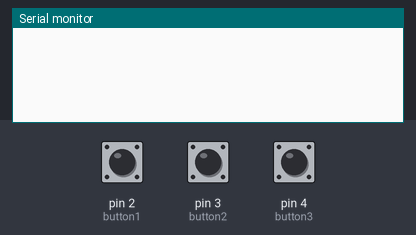
This sketch was run on a simulated Arduino Uno, built with avr-gcc and run on an emulated ATmega328P. On the bench: the last lines printed to the serial monitor. The test bench sets the inputs (shaded band); at power-on: pin 2 (button1) HIGH, pin 3 (button2) HIGH, pin 4 (button3) HIGH.

Above: at 1.2 s.
1.3 s: pin 2 (button1) pulled LOW for 0.15 s
At 1.9 s:
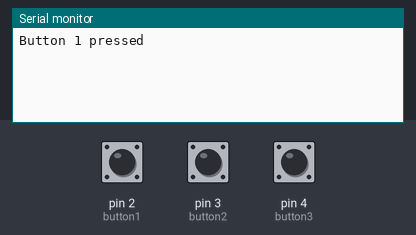
2.9 s: pin 3 (button2) pulled LOW for 0.15 s
At 4.5 s:
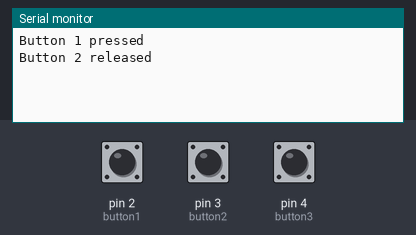
4.8 s: pin 4 (button3) pulled LOW for 0.15 s
At 6.1 s:
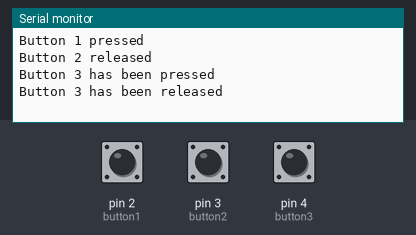

Measured:
- after the input at 1.3 s, the serial monitor: prints a new line at once (image 1)
- after the input at 2.9 s, the serial monitor: prints a new line after 0.50 s (image 2)
- after the input at 4.8 s, the serial monitor: prints a new line at once (image 3)

The sketch:

basic_usage.ino
```cpp
#include <Button.h>

Button button1(2); // Connect your button between pin 2 and GND
Button button2(3); // Connect your button between pin 3 and GND
Button button3(4); // Connect your button between pin 4 and GND

void setup() {
	button1.begin();
	button2.begin();
	button3.begin();

	while (!Serial) { }; // for Leos
	Serial.begin(9600);
}

void loop() {
	if (button1.pressed())
		Serial.println("Button 1 pressed");

	if (button2.released())
		Serial.println("Button 2 released");

	if (button3.toggled()) {
		if (button3.read() == Button::PRESSED)
			Serial.println("Button 3 has been pressed");
		else
			Serial.println("Button 3 has been released");
	}
}
```
